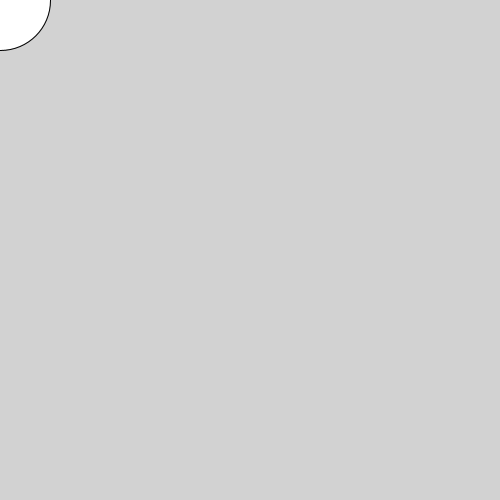
Frame 1 (no input)
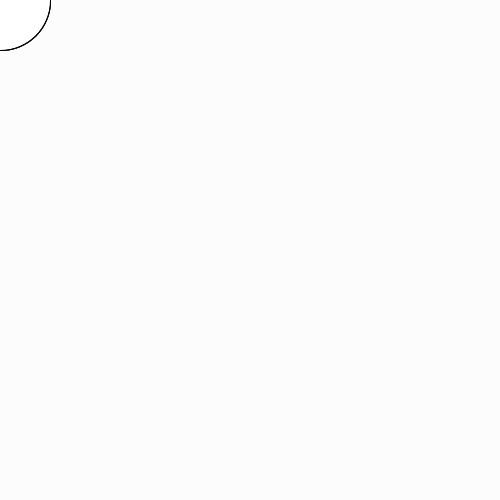
Frame 60 (the mouse pressed at the canvas centre just before this capture)
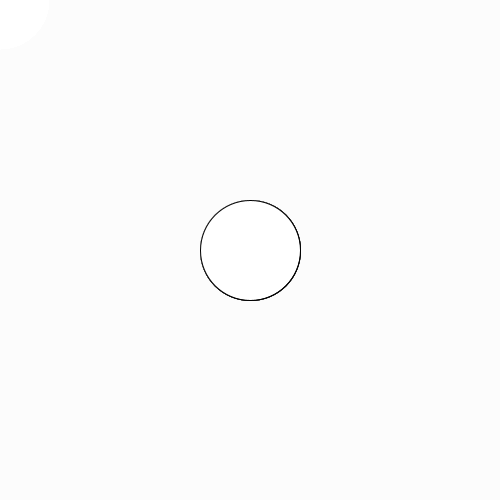
Frame 120 (the mouse held since frame 60 and released just before this capture)

The Processing sketch that drew these frames (run headless with seeded random() and noise(); from frame 60 on, the mouse is pressed at the canvas centre):

// Processing sketch: processing_61777
// ── processing_61777.pde

public void setup() {
  size(500, 500);
  smooth();
}

public void draw() {
  noStroke();
  fill(255, 32);
  rect(0, 0, 500, 500);
  stroke(0);
  fill(255);
  ellipse(mouseX, mouseY, 100, 100);
}
